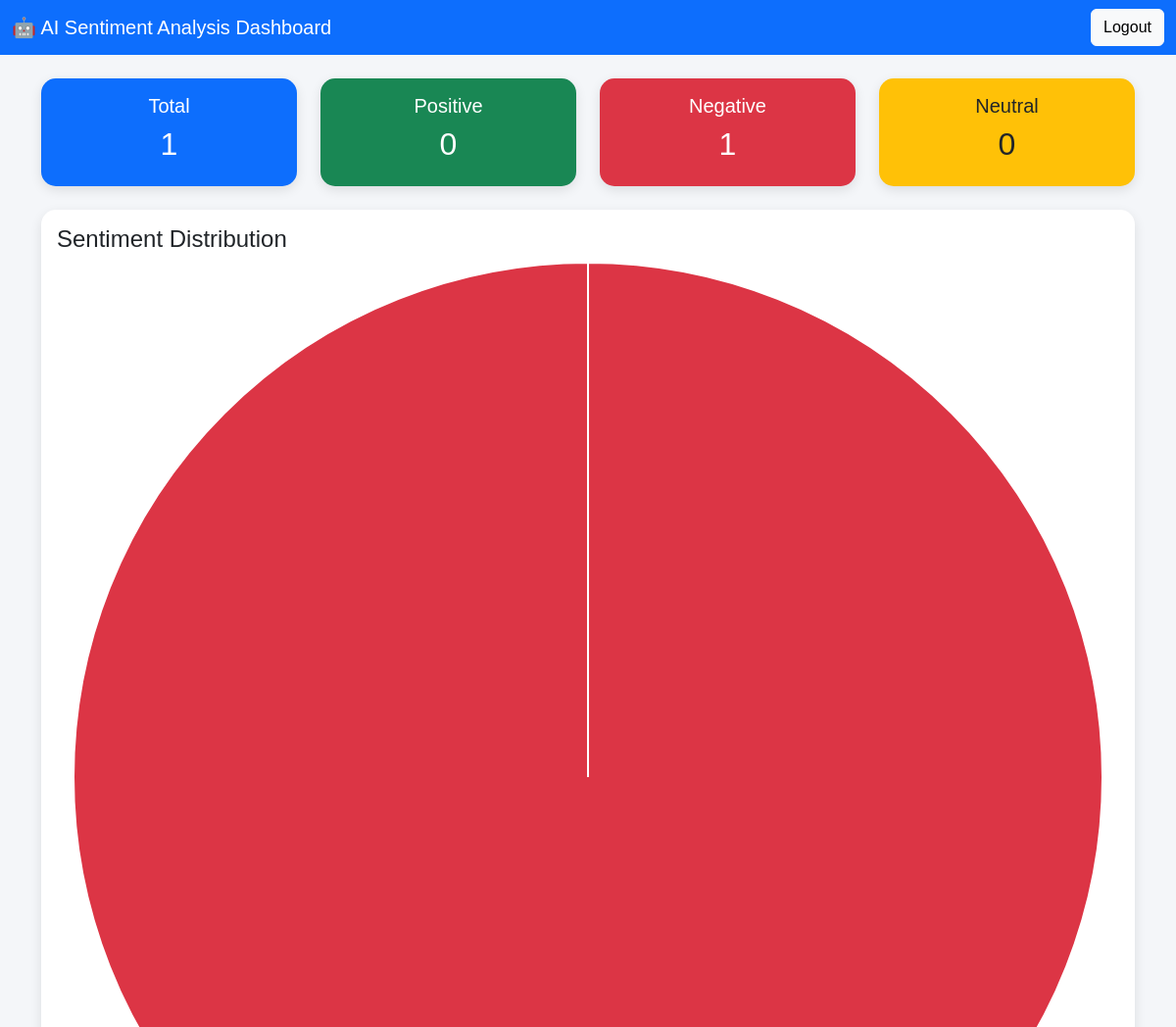
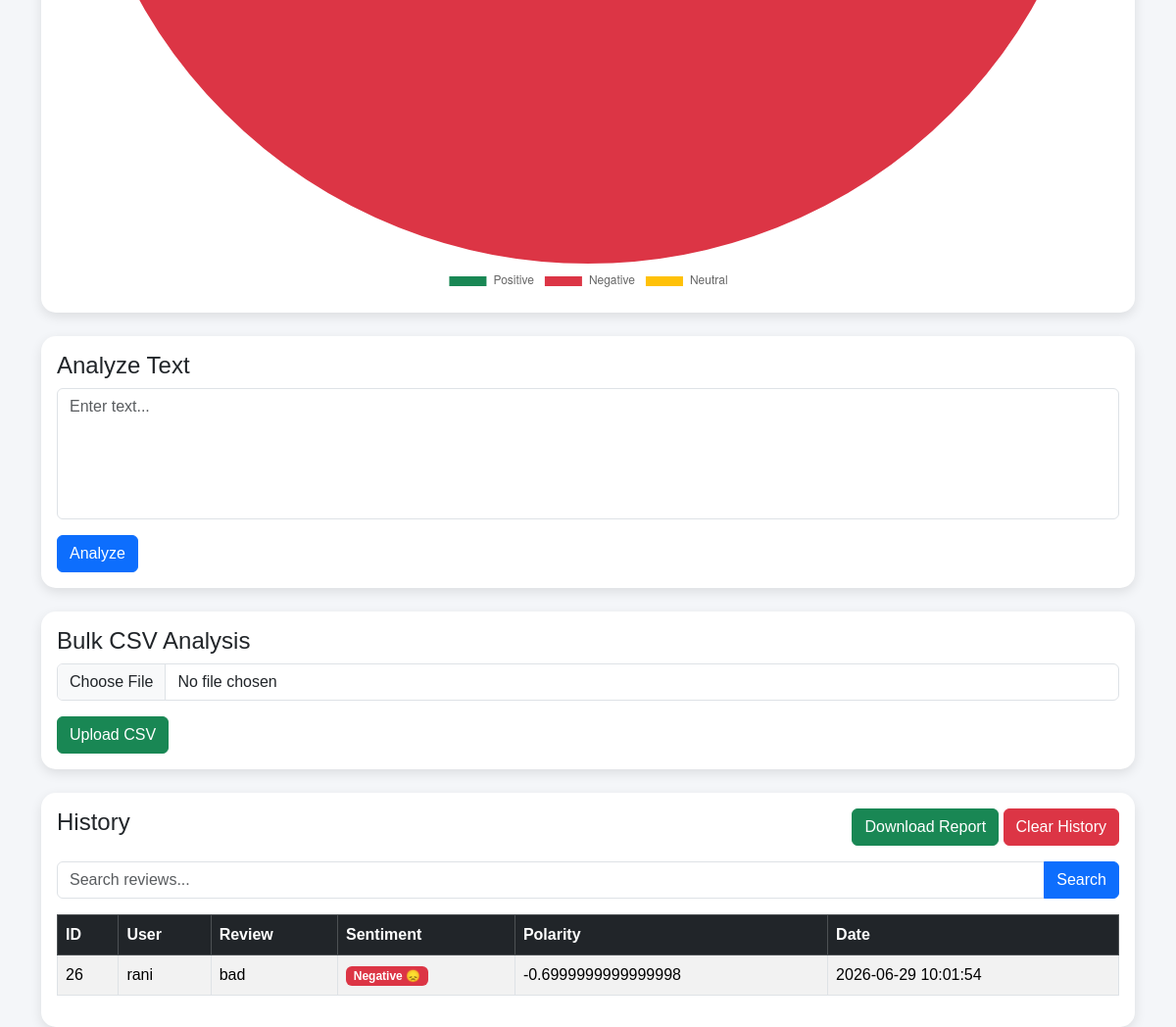
The page / (signed in) on the database its author committed (2 pictures, top to bottom).
### tables this page shows
CREATE TABLE sentiments (
    id INTEGER PRIMARY KEY AUTOINCREMENT,
    user_id INTEGER,
    text TEXT,
    sentiment TEXT,
    polarity REAL,
    created_at TIMESTAMP DEFAULT CURRENT_TIMESTAMP
);

### app.py (the view, shortened to what this page needs)
@app.route("/", methods=["GET", "POST"])
def home():
    if "user" not in session:
        return redirect("/login")
    sentiment = None
    polarity = None
    search = request.args.get("search", "")
    conn = sqlite3.connect("sentiment.db")
    cursor = conn.cursor()
    if search:
        cursor.execute("""
        SELECT * FROM sentiments
        WHERE text LIKE ?
        ORDER BY id DESC
        """, ('%' + search + '%',))
    else:
        cursor.execute("""
        SELECT * FROM sentiments
        ORDER BY id DESC
        """)
    history = cursor.fetchall()
    conn.close()
    total = len(history)
    positive = sum(1 for r in history if "Positive" in r[3])
    negative = sum(1 for r in history if "Negative" in r[3])
    neutral = sum(1 for r in history if "Neutral" in r[3])
    return render_template(
        "index.html",
        sentiment=sentiment,
        polarity=polarity,
        history=history,
        total=total,
        positive=positive,
        negative=negative,
        neutral=neutral
    )

### templates/index.html (shortened to what this page needs)
<!DOCTYPE html>
<html lang="en">
<head>
<link href="https://cdn.jsdelivr.net/npm/bootstrap@5.3.3/dist/css/bootstrap.min.css" rel="stylesheet">
</head>
<body>
<nav class="navbar navbar-dark">
<div class="container-fluid">
<span class="navbar-brand">
🤖 AI Sentiment Analysis Dashboard
</span>
<div>
<a href="/logout" class="btn btn-light">
Logout
</a>
</div>
</div>
</nav>
<div class="container mt-4">
<div class="row">
<div class="col-md-3">
<div class="card bg-primary text-white">
<div class="card-body text-center">
<h5>Total</h5>
<h2>{{ total }}</h2>
</div>
</div>
</div>
<div class="col-md-3">
<div class="card bg-success text-white">
<div class="card-body text-center">
<h5>Positive</h5>
<h2>{{ positive }}</h2>
</div>
</div>
</div>
<div class="col-md-3">
<div class="card bg-danger text-white">
<div class="card-body text-center">
<h5>Negative</h5>
<h2>{{ negative }}</h2>
</div>
</div>
</div>
<div class="col-md-3">
<div class="card bg-warning">
<div class="card-body text-center">
<h5>Neutral</h5>
<h2>{{ neutral }}</h2>
</div>
</div>
</div>
</div>
<div class="card mt-4">
<div class="card-body">
<h4>Sentiment Distribution</h4>
<canvas id="sentimentChart"></canvas>
</div>
</div>
<div class="card mt-4">
<div class="card-body">
<h4>Analyze Text</h4>
<form method="POST">
<textarea
name="text"
class="form-control"
rows="5"
placeholder="Enter text..."
required></textarea>
<button
class="btn btn-primary mt-3"
type="submit">
Analyze
</button>
</form>
</div>
</div>
<div class="card mt-4">
<div class="card-body">
<h4>Bulk CSV Analysis</h4>
<form
action="/upload"
method="POST"
enctype="multipart/form-data">
<input
type="file"
name="csv_file"
class="form-control"
accept=".csv"
required>
<button
class="btn btn-success mt-3"
type="submit">
Upload CSV
</button>
</form>
</div>
</div>
<div class="card mt-4">
<div class="card-body">
<div class="d-flex justify-content-between align-items-center">
<h4>History</h4>
<div>
<a href="/download" class="btn btn-success">
Download Report
</a>
<a href="/clear" class="btn btn-danger">
Clear History
</a>
</div>
</div>
<form method="GET" class="mt-3 mb-3">
<div class="input-group">
<input
type="text"
name="search"
class="form-control"
placeholder="Search reviews...">
<button
class="btn btn-primary"
type="submit">
Search
</button>
</div>
</form>
<table class="table table-bordered table-striped table-hover">
<thead class="table-dark">
<tr>
<th>ID</th>
<th>User</th>
<th>Review</th>
<th>Sentiment</th>
<th>Polarity</th>
<th>Date</th>
</tr>
</thead>
<tbody>
{% for row in history %}
<tr>
<td>{{ row[0] }}</td>
<td>{{ row[1] }}</td>
<td>{{ row[2] }}</td>
<td>
{% if "Positive" in row[3] %}
<span class="badge bg-success">
{{ row[3] }}
</span>
{% elif "Negative" in row[3] %}
<span class="badge bg-danger">
{{ row[3] }}
</span>
{% else %}
<span class="badge bg-warning text-dark">
{{ row[3] }}
</span>
{% endif %}
</td>
<td>{{ row[4] }}</td>
<td>{{ row[5] }}</td>
</tr>
{% endfor %}
</tbody>
</table>
</div>
</div>
</div>
<script>
const positive = Number("{{ positive|default(0) }}");
const negative = Number("{{ negative|default(0) }}");
const neutral = Number("{{ neutral|default(0) }}");
const ctx = document.getElementById('sentimentChart');
new Chart(ctx, {
type:'pie',
data:{
labels:[
'Positive',
'Negative',
'Neutral'
],
datasets:[{
data:[
positive,
negative,
neutral
],
backgroundColor:[
'#198754',
'#dc3545',
'#ffc107'
]
}]
},
options:{
responsive:true,
plugins:{
legend:{
position:'bottom'
}
}
}
});
</script>
</body>
</html>

### templates/index.html (style rules this page uses)
body { background:#f4f6f9; font-family:Arial,sans-serif; }
.navbar { background:#0d6efd; }
.card { border:none; border-radius:15px; box-shadow:0 4px 12px rgba(0,0,0,.1); }
textarea { resize:none; }

### rows shown on the page
sentiments: id "26", user "rani", text "bad", sentiment "Negative 😞", polarity "-0.6999999999999998", created_at "2026-06-29 10:01:54"

### other values the page prints
{{ total }} "1"
{{ positive }} "0"
{{ negative }} "1"
{{ neutral }} "0"
chart data {{ positive|default(0) }} 0
chart data {{ neutral|default(0) }} 0
